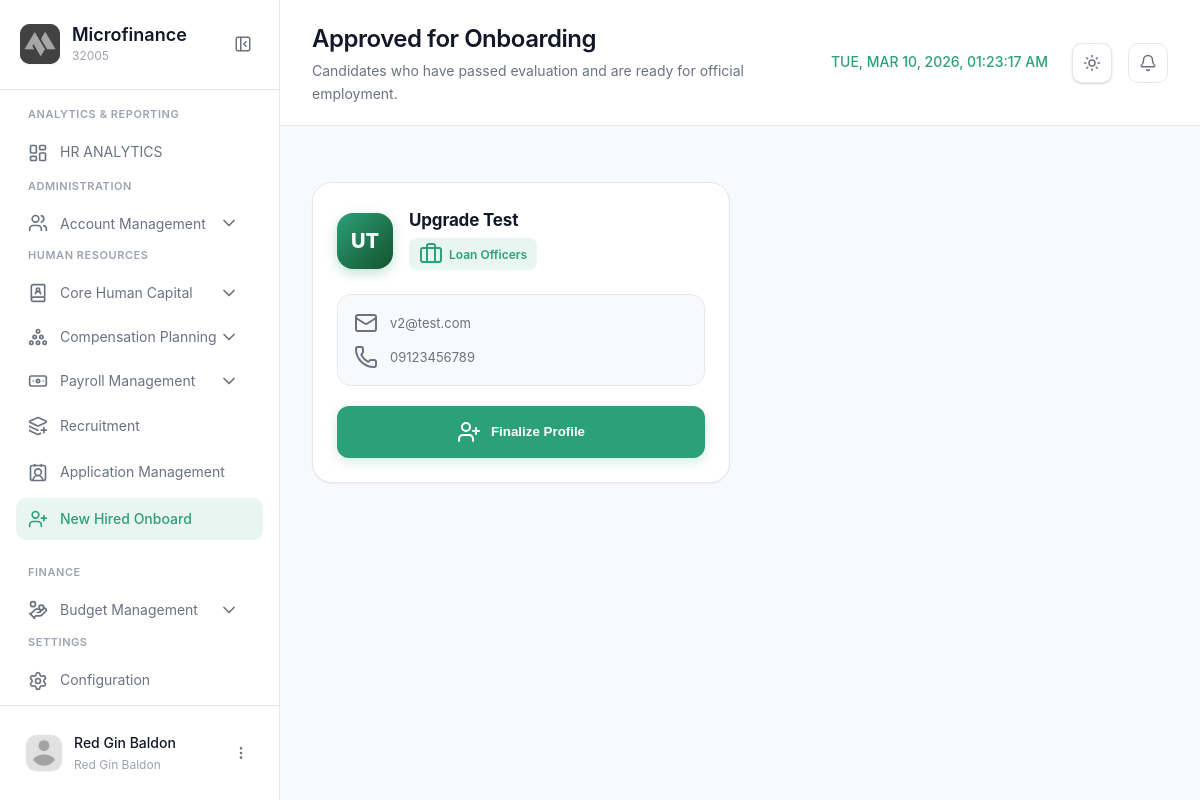
/modules/admin/newhiredonboard.php (signed in), run on the app's committed database.
### tables this page shows
CREATE TABLE `applicants` (
  `ApplicantID` int(11) NOT NULL,
  `PostID` int(11) NOT NULL,
  `FirstName` varchar(100) NOT NULL,
  `MiddleName` varchar(100) DEFAULT NULL,
  `LastName` varchar(100) NOT NULL,
  `Email` varchar(150) NOT NULL,
  `Phone` varchar(20) NOT NULL,
  `Gender` varchar(20) DEFAULT NULL,
  `DateOfBirth` date DEFAULT NULL,
  `PermanentAddress` text DEFAULT NULL,
  `EmergencyContactName` varchar(200) DEFAULT NULL,
  `EmergencyRelationship` varchar(50) DEFAULT NULL,
  `EmergencyPhone` varchar(20) DEFAULT NULL,
  `ResumePath` varchar(255) DEFAULT NULL,
  `GovIDPath` varchar(255) DEFAULT NULL,
  `ClearancePath` varchar(255) DEFAULT NULL,
  `TORPath` varchar(255) DEFAULT NULL,
  `IDPicturePath` varchar(255) DEFAULT NULL,
  `Status` enum('New','Reviewed','Shortlisted','Interview','Rejected','Accepted') DEFAULT 'New',
  `AppliedAt` timestamp NOT NULL DEFAULT current_timestamp(),
  `ApprovalStatus` varchar(50) DEFAULT 'Pending Manager Approval'
);

CREATE TABLE `job_postings` (
  `PostID` int(11) NOT NULL,
  `RequisitionID` int(11) NOT NULL,
  `Title` varchar(255) NOT NULL,
  `Department` varchar(100) DEFAULT NULL,
  `Location` varchar(100) DEFAULT 'Metro Manila',
  `JobType` enum('Full-time','Part-time','Contract','Temporary') DEFAULT 'Full-time',
  `SalaryType` varchar(50) DEFAULT NULL,
  `SalaryRange` varchar(100) DEFAULT NULL,
  `Category` enum('Technology','Design','Marketing','Human Resources','Finance','Operations') DEFAULT 'Operations',
  `Description` text DEFAULT NULL,
  `Responsibilities` text DEFAULT NULL,
  `Requirements` text DEFAULT NULL,
  `Status` enum('Live','Closed','Archived') DEFAULT 'Live',
  `CreatedAt` timestamp NOT NULL DEFAULT current_timestamp()
);

### modules/admin/newhiredonboard.php (the view, shortened to what this page needs)
<?php
require_once '../../config/config.php';
$sql = "SELECT a.*, j.Title as PositionName, j.SalaryType, p.PositionID, p.PositionCode, p.SalaryGradeID as DefaultGradeID
        FROM applicants a
        LEFT JOIN job_postings j ON a.PostID = j.PostID
        LEFT JOIN positions p ON j.Title = p.PositionName
        WHERE a.Status = 'Accepted' AND a.ApprovalStatus = 'Approved'
        ORDER BY a.AppliedAt DESC";
$applicants = $conn->query($sql);
?>
<!DOCTYPE html>
<html lang="en">
<head>
  <link rel="stylesheet" href="../../css/newhiredonboard.css?v=1.2">
</head>
<body>
  <aside class="sidebar" id="sidebar">
    <div class="sidebar-header">
      <div class="logo-container">
        <div class="logo-wrapper">
          <img src="../../img/logo.png" alt="Logo" class="logo">
        </div>
        <div class="logo-text">
          <h2 class="app-name">Microfinance</h2>
          <span class="app-tagline">32005</span>
        </div>
      </div>
      <button class="sidebar-toggle" id="sidebarToggle">
        <i data-lucide="panel-left-close"></i>
      </button>
    </div>
     <nav class="sidebar-nav">
      <div class="nav-section">
        <span class="nav-section-title">ANALYTICS & REPORTING</span>
        <a href="dashboard.php" class="nav-item active">
          <i data-lucide="layout-dashboard"></i>
          <span>HR ANALYTICS</span>
        </a>
      <div class="nav-section">
        <span class="nav-section-title">ADMINISTRATION</span>
        <div class="nav-item-group active">
          <button class="nav-item has-submenu" data-module="accounts">
            <div class="nav-item-content">
              <i data-lucide="users"></i>
              <span>Account Management</span>
            </div>
            <i data-lucide="chevron-down" class="submenu-icon"></i>
          </button>
        </div>
       <div class="nav-section">
        <span class="nav-section-title">Human Resources</span>
          <div class="nav-item-group <?php echo ($module === 'corehumancapital') ? 'active' : ''; ?>">
          <button class="nav-item has-submenu" data-module="corehumancapital">
            <div class="nav-item-content">
              <i data-lucide="book-user"></i>
              <span>Core Human Capital</span>
            </div>
            <i data-lucide="chevron-down" class="submenu-icon"></i>
          </button>
        </div>
          <div class="nav-item-group <?php echo ($module === 'planning') ? 'active' : ''; ?>">
          <button class="nav-item has-submenu" data-module="planning">
            <div class="nav-item-content">
              <i data-lucide="circle-pile"></i>
              <span>Compensation Planning</span>
            </div>
            <i data-lucide="chevron-down" class="submenu-icon"></i>
          </button>
        </div>
        <div class="nav-item-group">
          <button class="nav-item has-submenu" data-module="payroll">
            <div class="nav-item-content">
              <i data-lucide="banknote"></i>
              <span>Payroll Management</span>
            </div>
            <i data-lucide="chevron-down" class="submenu-icon"></i>
          </button>
        </div>
            <a href="recruitment.php" class="nav-item <?php echo ($page === 'recruitment') ? 'active' : ''; ?>">
              <i data-lucide="layers-plus"></i>
              <span>Recruitment</span>
            </a>
            <a href="applicationmgt.php" class="nav-item <?php echo ($page === 'applicationmgt') ? 'active' : ''; ?>">
              <i data-lucide="contact-round"></i>
              <span>Application Management</span>
            </a>
      <a href="newhiredonboard.php" class="nav-item <?php echo ($page === 'newhiredonboard') ? 'active' : ''; ?>">
              <i data-lucide="user-plus"></i>
              <span>New Hired Onboard</span>
            </a>
        </div>
        <div class="nav-section">
        <span class="nav-section-title">FINANCE</span>
        <div class="nav-item-group <?php echo ($module === 'budget') ? 'active' : ''; ?>">
          <button class="nav-item has-submenu" data-module="budget">
            <div class="nav-item-content">
              <i data-lucide="hand-coins"></i>
              <span>Budget Management</span>
            </div>
            <i data-lucide="chevron-down" class="submenu-icon"></i>
          </button>
      <div class="nav-section">
        <span class="nav-section-title">SETTINGS</span>
        <a href="#" class="nav-item">
          <i data-lucide="settings"></i>
          <span>Configuration</span>
        </a>
      </div>
    </nav>
    <div class="sidebar-footer">
      <div class="user-profile">
        <div class="user-avatar">
          <img src="../../img/profile.png" alt="User">
        </div>
        <div class="user-info">
          <span class="user-name"><?php echo htmlspecialchars($_SESSION['username'] ?? 'Admin'); ?></span>
          <span class="user-role"><?php echo htmlspecialchars($_SESSION['user_role'] ?? 'Administrator'); ?></span>
        </div>
        <button class="user-menu-btn" id="userMenuBtn">
          <i data-lucide="more-vertical"></i>
        </button>
      </div>
    </div>
  </aside>
  <main class="main-content">
    <header class="page-header">
      <div class="header-left">
        <div class="header-title">
          <h1>Approved for Onboarding</h1>
          <p>Candidates who have passed evaluation and are ready for official employment.</p>
        </div>
      </div>
      <div class="header-right">
                <div class="header-clock">
          <span id="realTimeClock"></span>
        </div>
        <button class="theme-toggle" id="themeToggle" aria-label="Toggle theme">
          <i data-lucide="sun" class="sun-icon"></i>
        </button>
        <button class="icon-btn">
          <i data-lucide="bell"></i>
        </button>
      </div>
    </header>
    <div class="content-wrapper">
      <div class="onboard-container">
        <div class="onboard-grid">
            <?php if (isset($applicants) && $applicants && $applicants->num_rows > 0): ?>
                <?php while($row = $applicants->fetch_assoc()):
                    $initials = strtoupper(substr($row['FirstName'], 0, 1) . substr($row['LastName'], 0, 1));
                ?>
                    <div class="onboard-card">
                        <div class="oc-header">
                            <div class="oc-avatar"><?php echo $initials; ?></div>
                            <div class="oc-info">
                                <h3><?php echo htmlspecialchars($row['FirstName'] . ' ' . $row['LastName']); ?></h3>
                                <div class="oc-badge"><i data-lucide="briefcase"></i> <?php echo htmlspecialchars($row['PositionName']); ?></div>
                            </div>
                        </div>
                        <div class="oc-content">
                            <div class="oc-item"><i data-lucide="mail"></i> <span><?php echo htmlspecialchars($row['Email']); ?></span></div>
                            <div class="oc-item"><i data-lucide="phone"></i> <span><?php echo htmlspecialchars($row['Phone']); ?></span></div>
                        </div>
                        <div class="oc-actions">
                            <button class="btn-finalize" data-id="<?php echo $row['ApplicantID']; ?>"
                                    data-first="<?php echo htmlspecialchars($row['FirstName']); ?>"
                                    data-last="<?php echo htmlspecialchars($row['LastName']); ?>"
                                    data-email="<?php echo htmlspecialchars($row['Email']); ?>"
                                    data-phone="<?php echo htmlspecialchars($row['Phone']); ?>"
                                    data-address="<?php echo htmlspecialchars($row['PermanentAddress']); ?>"
                                    data-emergency_name="<?php echo htmlspecialchars($row['EmergencyContactName']); ?>"
                                    data-emergency_phone="<?php echo htmlspecialchars($row['EmergencyPhone']); ?>"
                                    data-emergency_rel="<?php echo htmlspecialchars($row['EmergencyRelationship']); ?>"
                                    data-pos_id="<?php echo $row['PositionID']; ?>"
                                    data-pos_code="<?php echo htmlspecialchars($row['PositionCode'] ?? ''); ?>"
                                    data-grade_id="<?php echo $row['DefaultGradeID']; ?>"
                                    data-salary_type="<?php echo htmlspecialchars($row['SalaryType'] ?? 'Monthly'); ?>">
                                <i data-lucide="user-plus"></i>
                                <span>Finalize Profile</span>
                            </button>
                        </div>
                    </div>
                <?php endwhile; ?>
            <?php endif; ?>
        </div>
      </div>
  </main>
</body>
</html>

### data on the page
applicants: initials "UT", FirstName+LastName "Upgrade Test", PostID.Title "Loan Officers", Email "v2@test.com", Phone "09123456789"

### other printed values
$_SESSION['username'] "Red Gin Baldon"
$_SESSION['user_role'] "Red Gin Baldon"
